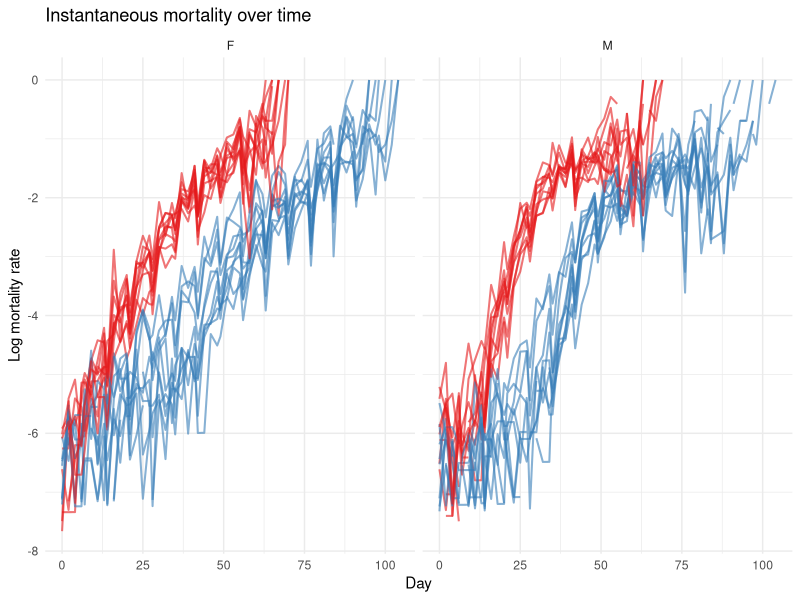

Write R code to recreate this figure.
library(readxl)
library(tidyverse)

raw_data <- read_excel("data/phenotypic_data/longevity_gen20-shahrestani-version.xlsx")

raw_data$sign <- NULL
raw_data$Notes <- NULL

days <- as.numeric(colnames(raw_data)[3:ncol(raw_data)])
days <- c(0, days[-1] - days[1])

names(raw_data) <- c("Cage", "Sex", paste0("d",days))

data <- raw_data %>%
  mutate(Cage = str_remove(Cage, " \\(.*\\)"))

data <- data %>%
  group_by(Cage, Sex) %>%
  summarise(across(where(is.numeric), mean), .groups = "drop")

calcs <- data[3:ncol(data)]

compute_instantaneous_mortality <- function(dead_mat) {
  # dead_mat is a data frame or matrix with samples as rows, days as columns
  dead_mat <- as.matrix(dead_mat)
  
  # Step 1: total number of flies per sample
  total_flies <- rowSums(dead_mat)
  
  # Step 2: cumulative deaths across days (per row)
  cum_deaths <- t(apply(dead_mat, 1, cumsum))
  
  # Step 3: alive yesterday = total - cumulative deaths up to day-1
  alive_yesterday <- cbind(total_flies, total_flies - cum_deaths[, -ncol(cum_deaths)])
  
  # Step 4: compute ln(dead / alive_yesterday)
  mortality <- log(dead_mat / alive_yesterday)
  
  # Replace infinities and NaNs with NA
  mortality[!is.finite(mortality)] <- NA
  
  
  return(as.data.frame(mortality))
}

calcs <- compute_instantaneous_mortality(calcs)

calcs$Cage <- data$Cage
calcs <- calcs %>% mutate(
  Regimen = case_when(
    grepl("EB|EBO", Cage) ~ "O-type",
    grepl("CB|CBO", Cage) ~ "B-type",
    TRUE ~ NA_character_
  )
)
calcs$Sex <- data$Sex
calcs$Replicate <- as.factor(gsub("\\D", "", calcs$Cage))
calcs <- calcs %>% mutate(
  Treatment = case_when(
    grepl("EB", Cage) ~ "EB",
    grepl("EBO", Cage) ~ "EBO",
    grepl("CB", Cage) ~ "CB",
    grepl("CBO", Cage) ~ "CBO",
    TRUE ~ NA_character_
  )
)




# Step 1: Add a Sample column to mortality_df
calcs$Sample <- rownames(calcs)

# Step 2: Reshape to long format
data_long <- calcs %>%
  pivot_longer(
    cols = starts_with("d"),
    names_to = "Day",
    values_to = "InstantMortality"
  ) %>%
  mutate(
    Day = as.numeric(gsub("\\D", "", Day))  # extract numeric day number
  )

# Step 3: Plot
mortality_curves <- 
  ggplot(data_long, aes(x = Day, y = InstantMortality, group = Sample, color = Regimen)) +
  geom_line(alpha = 0.6, linewidth = 0.7) +
  facet_wrap(~Sex) +
  scale_color_manual(values = c(
      "O-type" = "#377EB8",
      "B-type" = "#E41A1C")) +
  theme_minimal() +
  labs(
    title = "Instantaneous mortality over time",
    x = "Day", y = "Log mortality rate"
  ) +
  theme(legend.position = "none")

mortality_curves
